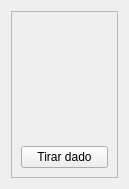
<?xml version="1.0" encoding="UTF-8"?>
<ui version="4.0">
 <class>wdgPlayerDado</class>
 <widget class="QWidget" name="wdgPlayerDado">
  <property name="geometry">
   <rect>
    <x>0</x>
    <y>0</y>
    <width>129</width>
    <height>189</height>
   </rect>
  </property>
  <property name="windowTitle">
   <string>Form</string>
  </property>
  <layout class="QHBoxLayout" name="horizontalLayout_2">
   <item>
    <widget class="QFrame" name="frame">
     <property name="frameShape">
      <enum>QFrame::StyledPanel</enum>
     </property>
     <property name="frameShadow">
      <enum>QFrame::Raised</enum>
     </property>
     <layout class="QHBoxLayout" name="horizontalLayout_4">
      <item>
       <layout class="QVBoxLayout" name="verticalLayout">
        <item>
         <widget class="QLabel" name="lblName">
          <property name="sizePolicy">
           <sizepolicy hsizetype="Expanding" vsizetype="Preferred">
            <horstretch>0</horstretch>
            <verstretch>0</verstretch>
           </sizepolicy>
          </property>
          <property name="font">
           <font>
            <weight>75</weight>
            <bold>true</bold>
           </font>
          </property>
          <property name="alignment">
           <set>Qt::AlignCenter</set>
          </property>
         </widget>
        </item>
        <item>
         <layout class="QHBoxLayout" name="horizontalLayout">
          <item>
           <spacer name="horizontalSpacer">
            <property name="orientation">
             <enum>Qt::Horizontal</enum>
            </property>
            <property name="sizeHint" stdset="0">
             <size>
              <width>40</width>
              <height>20</height>
             </size>
            </property>
           </spacer>
          </item>
          <item>
           <widget class="QLabel" name="pixmap">
            <property name="maximumSize">
             <size>
              <width>100</width>
              <height>16777215</height>
             </size>
            </property>
            <property name="text">
             <string/>
            </property>
            <property name="pixmap">
             <pixmap resource="../images/glparchis.qrc">:/glparchis/fichaazul.png</pixmap>
            </property>
            <property name="alignment">
             <set>Qt::AlignCenter</set>
            </property>
           </widget>
          </item>
          <item>
           <spacer name="horizontalSpacer_2">
            <property name="orientation">
             <enum>Qt::Horizontal</enum>
            </property>
            <property name="sizeHint" stdset="0">
             <size>
              <width>40</width>
              <height>20</height>
             </size>
            </property>
           </spacer>
          </item>
         </layout>
        </item>
        <item>
         <layout class="QHBoxLayout" name="horizontalLayout_3">
          <item>
           <spacer name="horizontalSpacer_3">
            <property name="orientation">
             <enum>Qt::Horizontal</enum>
            </property>
            <property name="sizeHint" stdset="0">
             <size>
              <width>40</width>
              <height>20</height>
             </size>
            </property>
           </spacer>
          </item>
          <item>
           <widget class="QLabel" name="lblDado">
            <property name="maximumSize">
             <size>
              <width>100</width>
              <height>16777215</height>
             </size>
            </property>
            <property name="text">
             <string/>
            </property>
            <property name="pixmap">
             <pixmap resource="../images/glparchis.qrc">:/glparchis/cube.png</pixmap>
            </property>
            <property name="alignment">
             <set>Qt::AlignCenter</set>
            </property>
           </widget>
          </item>
          <item>
           <spacer name="horizontalSpacer_4">
            <property name="orientation">
             <enum>Qt::Horizontal</enum>
            </property>
            <property name="sizeHint" stdset="0">
             <size>
              <width>40</width>
              <height>20</height>
             </size>
            </property>
           </spacer>
          </item>
         </layout>
        </item>
        <item>
         <widget class="QPushButton" name="cmd">
          <property name="sizePolicy">
           <sizepolicy hsizetype="Expanding" vsizetype="Fixed">
            <horstretch>0</horstretch>
            <verstretch>0</verstretch>
           </sizepolicy>
          </property>
          <property name="text">
           <string>Tirar dado</string>
          </property>
         </widget>
        </item>
       </layout>
      </item>
     </layout>
    </widget>
   </item>
  </layout>
 </widget>
 <resources>
  <include location="../images/glparchis.qrc"/>
 </resources>
 <connections/>
</ui>
